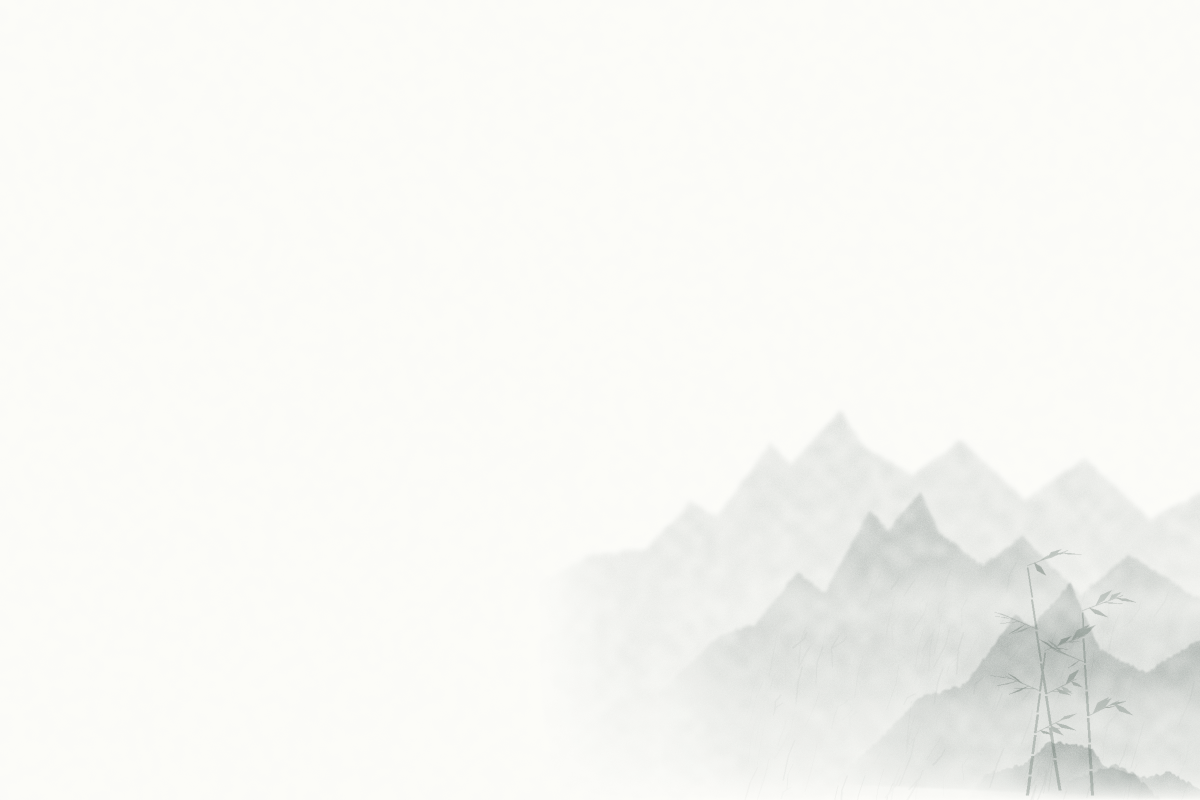
#> input picture mods/ink-chrome/art/landscape-v2.png, 2400 x 1600 px (shown at 1/2 size); its folder holds 5 pictures in this run
$ python make_numbers.py
#> lines starting #> are read from the running program, lines starting #| are printed output that depends on the picture; after the words box and inside, x2 and y2 are one past the last pixel; in counts of white or black regions, pixels touching at a corner belong together
"""Paint Arabic brush numerals 1–15 with pressure, dry edges and scan texture."""
from pathlib import Path
import math
import numpy as np
from PIL import Image,ImageDraw,ImageFilter
R=Path(__file__).resolve().parents[1];A=R/'mods/ink-chrome/art';S=3
# Handwritten centerlines in a 42 × 78 design space, shared across all numerals.
paths={
'0':[[(29,5),(14,8),(7,26),(6,50),(13,69),(27,70),(36,54),(37,30),(32,11),(23,6)]],
'1':[[(13,20),(26,7),(22,32),(18,70)],[(9,71),(29,71)]],
'2':[[(7,18),(16,7),(29,8),(36,18),(31,34),(18,48),(5,67),(21,69),(37,65)]],
'3':[[(8,10),(22,6),(34,13),(33,26),(20,36),(30,38),(36,49),(30,65),(17,70),(6,63)]],
'4':[[(30,5),(10,39),(5,47),(37,45)],[(29,28),(25,71)]],
'5':[[(36,7),(12,9),(9,34),(24,31),(35,40),(33,57),(23,69),(9,65),(5,60)]],
'6':[[(32,7),(17,17),(8,38),(7,57),(17,70),(31,65),(36,51),(28,39),(13,41),(8,51)]],
'7':[[(5,12),(22,7),(38,8),(27,31),(19,52),(13,72)]],
'8':[[(23,36),(9,25),(11,11),(24,6),(36,16),(31,30),(15,43),(6,57),(13,70),(28,69),(36,57),(32,46),(23,36)]],
'9':[[(32,33),(19,39),(7,28),(9,13),(23,7),(35,18),(34,36),(26,57),(14,72)]]}
def curve(points):
    # Catmull–Rom, interpolating the hand-drawn centerline points.
    p=[points[0]]+points+[points[-1]];out=[]
    for a,b,c,d in zip(p,p[1:],p[2:],p[3:]):
        for t in np.linspace(0,1,18,endpoint=False):out.append(tuple(.5*((2*b[j])+(-a[j]+c[j])*t+(2*a[j]-5*b[j]+4*c[j]-d[j])*t*t+(-a[j]+3*b[j]-3*c[j]+d[j])*t*t*t) for j in (0,1)))
    return out+[points[-1]]
for n in range(1,16):
    mask=Image.new('L',(128*S,96*S));d=ImageDraw.Draw(mask);text=str(n);left=(128-(len(text)*42+(len(text)-1)*7))/2
    for k,ch in enumerate(text):
        for stroke in paths[ch]:
            ps=curve(stroke)
            for i,(x,y) in enumerate(ps):
                t=i/max(1,len(ps)-1);pressure=1.7+1.5*math.sin(math.pi*t)+.55*math.sin(8*t+k)
                x=(left+k*49+x)*S;y=(9+y)*S
                d.ellipse((x-pressure*S/2,y-pressure*S/2,x+pressure*S/2,y+pressure*S/2),fill=235)
    alpha=np.array(mask.filter(ImageFilter.GaussianBlur(.27*S)),dtype=float)
    yy,xx=np.indices(alpha.shape);grain=.85+.10*np.sin(xx*.31+yy*.17)+.05*np.sin(xx*1.43-yy*.63)
    alpha=np.clip(alpha*grain,0,255).astype('uint8');rgb=np.zeros((*alpha.shape,4),dtype='uint8');rgb[:,:,:3]=[70,83,72];rgb[:,:,3]=alpha
    Image.fromarray(rgb).save(A/f'ink-number-v11-{n}.png')
#> this loop made 15 passes
#> pass 1, `alpha=np.array(mask.filter(ImageFilter.GaussianBlur(.27*S)),dtype=float)`:
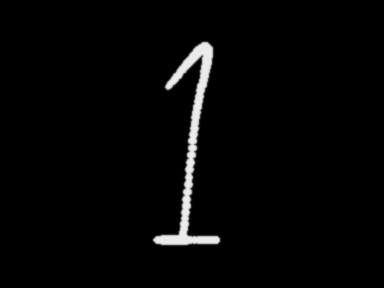
#> alpha: shape (288, 384) float64; min 0, max 235, mean 5.6
#> pass 1, `Image.fromarray(rgb).save(A/f'ink-number-v11-{n}.png')`:
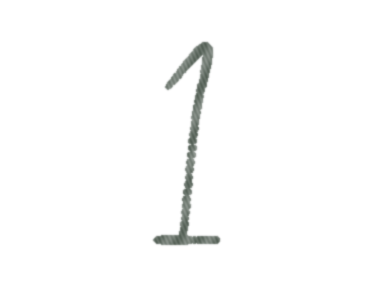
#> saved as ink-number-v11-1.png: PIL image 384x288 RGBA; mean R, G, B, A 70, 83, 72, 4.7; transparent parts drawn white
#> after the loop:
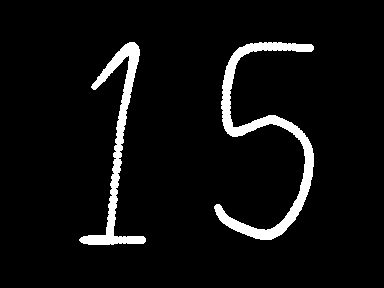
#> mask: PIL image 384x288 L; values 0 (black) and 235 (white), 5.7% white; 2 white regions, box (x1, y1, x2, y2) and area: (214, 42, 314, 240) 3744, (79, 42, 146, 245) 2602
#> after the loop:
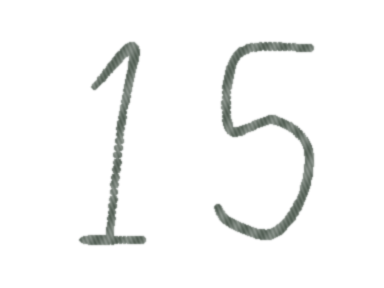
#> rgb: shape (288, 384, 4); mean R, G, B, A 70, 83, 72, 11.5; transparent parts drawn white
#> after the loop, x = 217.5; y = 207
board=Image.new('RGB',(750,200),(248,250,248))
for n in range(1,16):
    im=Image.open(A/f'ink-number-v11-{n}.png').resize((96,72),Image.Resampling.LANCZOS);board.paste(im,(((n-1)%8)*94,((n-1)//8)*98),im)
#> after `board.paste(im, ((n - 1) % 8 * 94, (n - 1) // 8 * 98), im)`:
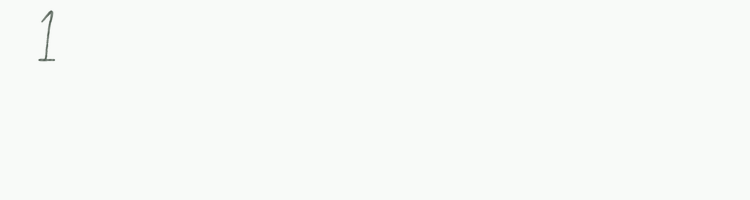
#> board: PIL image 750x200 RGB; mean R, G, B 247.8, 249.9, 247.8
board.save(R/'ink-numbers-v11.png')
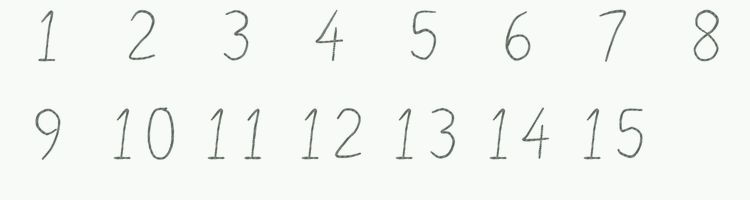
#> saved as ink-numbers-v11.png: PIL image 750x200 RGB; mean R, G, B 243.8, 246.1, 243.9
# Keep the scene behind conversation text fainter than navigation boundaries.
im=np.asarray(Image.open(A/'landscape-v2.png').convert('RGB'),dtype=float)
#> im: shape (1600, 2400, 3) float64
Image.fromarray(np.clip(im*.70+np.array([252,252,249])*.30,0,255).astype('uint8')).save(A/'landscape-v11.png')
print('Generated ink numbers 1–15 and a 30% lighter conversation landscape')
